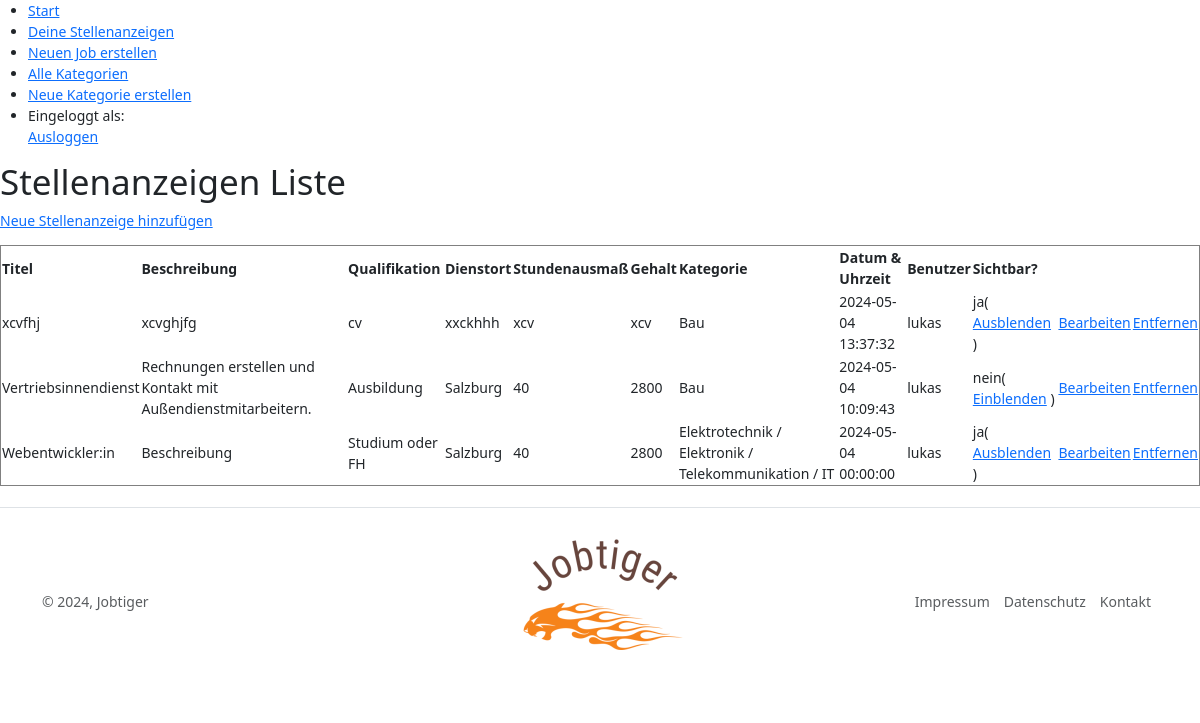
/jobs_liste.php (signed in), run on the app's committed database.
### tables this page shows
CREATE TABLE `jobs` (
  `id` int(10) UNSIGNED NOT NULL,
  `titel` varchar(255) NOT NULL,
  `beschreibung` varchar(255) NOT NULL,
  `qualifikation` varchar(255) NOT NULL,
  `dienstort` varchar(255) NOT NULL,
  `stundenausmass` varchar(255) NOT NULL,
  `gehalt` varchar(255) NOT NULL,
  `kategorie_id` int(10) UNSIGNED NOT NULL,
  `benutzer_id` int(10) UNSIGNED NOT NULL,
  `datum` datetime NOT NULL DEFAULT current_timestamp(),
  `sichtbar` varchar(10) NOT NULL DEFAULT 'ja',
  `aenderungsdatum` datetime NOT NULL DEFAULT current_timestamp()
);

CREATE TABLE `kategorien` (
  `id` int(10) UNSIGNED NOT NULL,
  `kategorie` varchar(255) NOT NULL
);

CREATE TABLE `benutzer` (
  `id` int(10) UNSIGNED NOT NULL,
  `benutzername` varchar(255) NOT NULL,
  `passwort` varchar(255) NOT NULL
);

### setup.php (called while the page is built, shortened)
<?php
spl_autoload_register(
    function (string $klasse) {
        $prefix = "WIFI\\Jobportal\\";
        $basis = __DIR__ . "/";
        $laenge = strlen($prefix);
        $klasse_ohne_prefix = substr($klasse, $laenge);
        $datei = $basis . $klasse_ohne_prefix . ".php";
        $datei = str_replace("\\", "/", $datei);
    }
);

### Fdb/Mysql.php (called while the page is built, shortened)
<?php
class Mysql {
    private static ?Mysql $instanz = null;
    public static function getInstanz(): Mysql {
        if (!self::$instanz) {
            self::$instanz = new Mysql();
        }
        return self::$instanz;
    }
    private \mysqli $db;
    public function verbinden() {
        $this->db = new \mysqli(MYSQL_HOST, MYSQL_USER, MYSQL_PASSWORT, MYSQL_DATENBANK);
        $this->db->set_charset('utf8mb4');
    }
    public function escape(string $wert): string {
        return $this->db->real_escape_string($wert);
    }
    public function query(string $input): \mysqli_result|bool {
        $ergebnis = $this->db->query($input);
        return $ergebnis;
    }
}

### Fdb/Model/Jobs.php (called while the page is built, shortened)
<?php
class Jobs {
    public function alle_jobs($benutzer_id): array {
        $alle_jobs = array();
        $db = Mysql::getInstanz();
        if ($benutzer_id == 9) {
            $ergebnis = $db->query("SELECT * FROM jobs ORDER BY datum DESC");
        } else {
            $ergebnis = $db->query("SELECT * FROM jobs WHERE benutzer_id = {$benutzer_id} ORDER BY datum DESC");
        }
        while ($row = $ergebnis->fetch_assoc()) {
            $alle_jobs[] = new Job($row);
        }
        return $alle_jobs;
    }
}

### Fdb/Model/Row/RowAbstract.php (called while the page is built, shortened)
<?php
abstract class RowAbstract {
    protected string $tabelle;
    private array $daten = [];
    public function __construct(array|int $id_oder_daten) {
        if (is_array($id_oder_daten)) {
            $this->daten = $id_oder_daten;
        } else {
            $db = Mysql::getInstanz();
            $sql_id = $db->escape($id_oder_daten);
            $ergebnis = $db->query("SELECT * FROM {$this->tabelle} WHERE id = '{$sql_id}'");
            $this->daten = $ergebnis->fetch_assoc();
        }
    }
    public function __get(string $eigenschaft): mixed {
        return $this->daten[$eigenschaft];
    }
}

### Fdb/Model/Row/Job.php (called while the page is built, shortened)
<?php
class Job extends RowAbstract {
    public function get_kategorie(): Kategorie {
        return new Kategorie($this->kategorie_id);
    }
    public function get_benutzer(): Benutzer {
        return new Benutzer($this->benutzer_id);
    }
}

### jobs_liste.php (the view, shortened to what this page needs)
<?php
include "setup.php";
include "kopf-backend.php";
?>
<h1>Stellenanzeigen Liste</h1>
<?php
    echo "<p><a href='job_erstellen.php'>Neue Stellenanzeige hinzufügen</a></p>";
    echo "<table border='1'>";
    echo "<thread>";
    echo "<tr>";
        echo "<th>Titel</th>";
        echo "<th>Beschreibung</th>";
        echo "<th>Qualifikation</th>";
        echo "<th>Dienstort</th>";
        echo "<th>Stundenausmaß</th>";
        echo "<th>Gehalt</th>";
        echo "<th>Kategorie</th>";
        echo "<th>Datum & Uhrzeit</th>";
        echo "<th>Benutzer</th>";
        echo "<th>Sichtbar?</th>";
    echo "</tr>";
    echo "</thread>";
    echo "<tbody>";
    $jobs = new Jobs();
    $benutzer_id = $_SESSION["benutzer_id"];
    $alle_jobs = $jobs->alle_jobs($benutzer_id);
    foreach ($alle_jobs as $job) {
        echo "<tr>";
            echo "<td>" . $job->titel . "</td>";
            echo "<td>" . $job->beschreibung . "</td>";
            echo "<td>" . $job->qualifikation . "</td>";
            echo "<td>" . $job->dienstort . "</td>";
            echo "<td>" . $job->stundenausmass . "</td>";
            echo "<td>" . $job->gehalt . "</td>";
            echo "<td>" . $job->get_kategorie()->kategorie . "</td>";
            echo "<td>" . $job->datum . "</td>";
            echo "<td>" . $job->get_benutzer()->benutzername . "</td>";
            $link_sichtbarkeit = "";
            if ($job->sichtbar == "ja") {
                $link_sichtbarkeit = "<a href='job_sichtbarkeit.php?id={$job->id}&sichtbar={$job->sichtbar}'>Ausblenden</a>";
            } else {
                $link_sichtbarkeit = "<a href='job_sichtbarkeit.php?id={$job->id}&sichtbar={$job->sichtbar}'>Einblenden</a>";
            }
            echo "<td>" . $job->sichtbar . "( " . $link_sichtbarkeit . " )</td>";
            echo "<td>"."<a href='job_bearbeiten.php?id={$job->id}'>Bearbeiten</a>"."</td>";
            echo "<td>"."<a href='job_entfernen.php?id={$job->id}'>Entfernen</a>"."</td>";
        echo "</tr>";
    }
    echo "</tbody>";
    echo "</table>";
?>
<?php
include "fuss.php";
?>

### css/style.css (style rules this page uses)
:root { --primary: orange; --dark-grey: #808080; }
html, body { margin: 0; padding: 0; font-family: Montserrat; font-size: 14px; color: var(--text-color); }
html * { box-sizing: border-box; }

### data on the page
jobs: titel "xcvfhj", beschreibung "xcvghjfg", qualifikation "cv", dienstort "xxckhhh", stundenausmass "xcv", gehalt "xcv", kategorie.kategorie "Bau", datum "2024-05-04 13:37:32", benutzer.benutzername "lukas", sichtbar "ja"
jobs: titel "Vertriebsinnendienst", beschreibung "Rechnungen erstellen und Kontakt mit Außendienstmitarbeitern.", qualifikation "Ausbildung", dienstort "Salzburg", stundenausmass "40", gehalt "2800", kategorie.kategorie "Bau", datum "2024-05-04 10:09:43", benutzer.benutzername "lukas", sichtbar "nein"
jobs: titel "Webentwickler:in", beschreibung "Beschreibung", qualifikation "Studium oder FH", dienstort "Salzburg", stundenausmass "40", gehalt "2800", kategorie.kategorie "Elektrotechnik / Elektronik / Telekommunikation / IT", datum "2024-05-04 00:00:00", benutzer.benutzername "lukas", sichtbar "ja"
